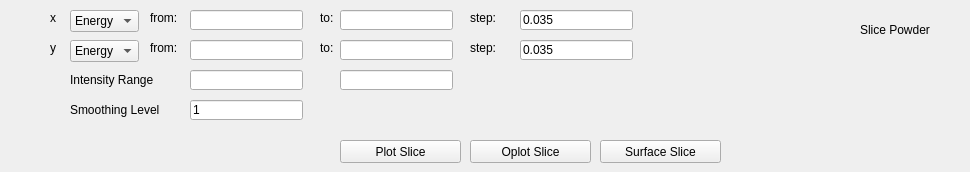
       <widget class="QWidget" name="page">
        <widget class="QLabel" name="label_29">
         <property name="geometry">
          <rect>
           <x>860</x>
           <y>20</y>
           <width>101</width>
           <height>20</height>
          </rect>
         </property>
         <property name="text">
          <string>Slice Powder</string>
         </property>
        </widget>
        <widget class="QComboBox" name="comboBoxPowderSliceX">
         <property name="geometry">
          <rect>
           <x>70</x>
           <y>10</y>
           <width>69</width>
           <height>22</height>
          </rect>
         </property>
         <item>
          <property name="text">
           <string>Energy</string>
          </property>
         </item>
         <item>
          <property name="text">
           <string>|Q|</string>
          </property>
         </item>
         <item>
          <property name="text">
           <string>2Theta</string>
          </property>
         </item>
         <item>
          <property name="text">
           <string>Det Group Number</string>
          </property>
         </item>
         <item>
          <property name="text">
           <string>Time Channel</string>
          </property>
         </item>
        </widget>
        <widget class="QComboBox" name="comboBoxPowderSliceY">
         <property name="geometry">
          <rect>
           <x>70</x>
           <y>40</y>
           <width>69</width>
           <height>22</height>
          </rect>
         </property>
         <item>
          <property name="text">
           <string>Energy</string>
          </property>
         </item>
         <item>
          <property name="text">
           <string>|Q|</string>
          </property>
         </item>
         <item>
          <property name="text">
           <string>2Theta</string>
          </property>
         </item>
         <item>
          <property name="text">
           <string>Det Group Number</string>
          </property>
         </item>
         <item>
          <property name="text">
           <string>Time Channel</string>
          </property>
         </item>
        </widget>
        <widget class="QLabel" name="label_34">
         <property name="geometry">
          <rect>
           <x>50</x>
           <y>10</y>
           <width>16</width>
           <height>16</height>
          </rect>
         </property>
         <property name="text">
          <string>x</string>
         </property>
        </widget>
        <widget class="QLabel" name="label_35">
         <property name="geometry">
          <rect>
           <x>50</x>
           <y>40</y>
           <width>16</width>
           <height>16</height>
          </rect>
         </property>
         <property name="text">
          <string>y</string>
         </property>
        </widget>
        <widget class="QLineEdit" name="lineEditPowderSliceXFrom">
         <property name="geometry">
          <rect>
           <x>190</x>
           <y>10</y>
           <width>113</width>
           <height>20</height>
          </rect>
         </property>
        </widget>
        <widget class="QLineEdit" name="lineEditPowderSliceYFrom">
         <property name="geometry">
          <rect>
           <x>190</x>
           <y>40</y>
           <width>113</width>
           <height>20</height>
          </rect>
         </property>
        </widget>
        <widget class="QLineEdit" name="lineEditPowderSliceIntensityFrom">
         <property name="geometry">
          <rect>
           <x>190</x>
           <y>70</y>
           <width>113</width>
           <height>20</height>
          </rect>
         </property>
        </widget>
        <widget class="QLineEdit" name="lineEditPowderSliceSmoothing">
         <property name="geometry">
          <rect>
           <x>190</x>
           <y>100</y>
           <width>113</width>
           <height>20</height>
          </rect>
         </property>
         <property name="text">
          <string>1</string>
         </property>
        </widget>
        <widget class="QLabel" name="label_36">
         <property name="geometry">
          <rect>
           <x>320</x>
           <y>10</y>
           <width>21</width>
           <height>16</height>
          </rect>
         </property>
         <property name="text">
          <string>to:</string>
         </property>
        </widget>
        <widget class="QLabel" name="label_37">
         <property name="geometry">
          <rect>
           <x>320</x>
           <y>40</y>
           <width>21</width>
           <height>16</height>
          </rect>
         </property>
         <property name="text">
          <string>to:</string>
         </property>
        </widget>
        <widget class="QLineEdit" name="lineEditPowderSliceXTo">
         <property name="geometry">
          <rect>
           <x>340</x>
           <y>10</y>
           <width>113</width>
           <height>20</height>
          </rect>
         </property>
        </widget>
        <widget class="QLineEdit" name="lineEditPowderSliceYTo">
         <property name="geometry">
          <rect>
           <x>340</x>
           <y>40</y>
           <width>113</width>
           <height>20</height>
          </rect>
         </property>
        </widget>
        <widget class="QLineEdit" name="lineEditPowderSliceIntensityTo">
         <property name="geometry">
          <rect>
           <x>340</x>
           <y>70</y>
           <width>113</width>
           <height>20</height>
          </rect>
         </property>
        </widget>
        <widget class="QLabel" name="label_39">
         <property name="geometry">
          <rect>
           <x>470</x>
           <y>10</y>
           <width>51</width>
           <height>16</height>
          </rect>
         </property>
         <property name="text">
          <string>step:</string>
         </property>
        </widget>
        <widget class="QLineEdit" name="lineEditPowderSliceXStep">
         <property name="geometry">
          <rect>
           <x>520</x>
           <y>10</y>
           <width>113</width>
           <height>20</height>
          </rect>
         </property>
         <property name="text">
          <string>0.035</string>
         </property>
        </widget>
        <widget class="QLineEdit" name="lineEditPowderSliceYStep">
         <property name="geometry">
          <rect>
           <x>520</x>
           <y>40</y>
           <width>113</width>
           <height>20</height>
          </rect>
         </property>
         <property name="text">
          <string>0.035</string>
         </property>
        </widget>
        <widget class="QLabel" name="label_42">
         <property name="geometry">
          <rect>
           <x>70</x>
           <y>70</y>
           <width>121</width>
           <height>20</height>
          </rect>
         </property>
         <property name="text">
          <string>Intensity Range</string>
         </property>
        </widget>
        <widget class="QLabel" name="label_43">
         <property name="geometry">
          <rect>
           <x>70</x>
           <y>100</y>
           <width>121</width>
           <height>20</height>
          </rect>
         </property>
         <property name="text">
          <string>Smoothing Level</string>
         </property>
        </widget>
        <widget class="QLabel" name="label_44">
         <property name="geometry">
          <rect>
           <x>150</x>
           <y>10</y>
           <width>41</width>
           <height>16</height>
          </rect>
         </property>
         <property name="text">
          <string>from:</string>
         </property>
        </widget>
        <widget class="QLabel" name="label_45">
         <property name="geometry">
          <rect>
           <x>150</x>
           <y>40</y>
           <width>41</width>
           <height>16</height>
          </rect>
         </property>
         <property name="text">
          <string>from:</string>
         </property>
        </widget>
        <widget class="QLabel" name="label_46">
         <property name="geometry">
          <rect>
           <x>470</x>
           <y>40</y>
           <width>51</width>
           <height>16</height>
          </rect>
         </property>
         <property name="text">
          <string>step:</string>
         </property>
        </widget>
        <widget class="QPushButton" name="pushButtonPowderSlicePlotSlice">
         <property name="geometry">
          <rect>
           <x>340</x>
           <y>140</y>
           <width>121</width>
           <height>23</height>
          </rect>
         </property>
         <property name="text">
          <string>Plot Slice</string>
         </property>
        </widget>
        <widget class="QPushButton" name="pushButtonPowderSliceOplotSlice">
         <property name="geometry">
          <rect>
           <x>470</x>
           <y>140</y>
           <width>121</width>
           <height>23</height>
          </rect>
         </property>
         <property name="text">
          <string>Oplot Slice</string>
         </property>
        </widget>
        <widget class="QPushButton" name="pushButtonPowderSliceSurfaceSlice">
         <property name="geometry">
          <rect>
           <x>600</x>
           <y>140</y>
           <width>121</width>
           <height>23</height>
          </rect>
         </property>
         <property name="text">
          <string>Surface Slice</string>
         </property>
        </widget>
       </widget>
